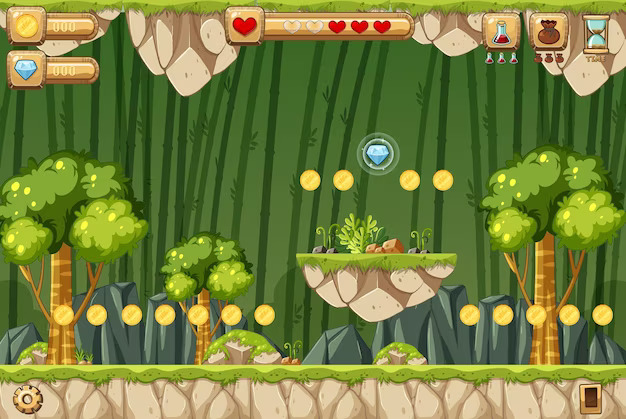
#> input picture image/game2.jpg, 626 x 419 px, found by its file name
$ python oop3.py
#> lines starting #> are read from the running program, lines starting #| are printed output that depends on the picture
import cv2 as cv
import numpy as np

class findpic:
    def __init__(self, main_img, temp_img):
#> called with main_img = 'image/game2.jpg', temp_img = 'image/coin.jpg'
        self.mainimg = cv.imread(main_img,cv.IMREAD_ANYCOLOR)
#> self.mainimg is the input picture: shape (419, 626, 3); mean B, G, R 63, 129.5, 117.4
        self.tempimg = cv.imread(temp_img,cv.IMREAD_ANYCOLOR)
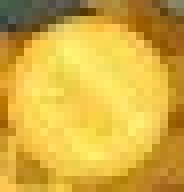
#> input picture image/coin.jpg, 23 x 24 px, found by its file name (shown 8 times larger)
#> self.tempimg is the input picture: shape (24, 23, 3); mean B, G, R 64.4, 174.8, 213.6

    def find(self, debug=False, accuracy=0.9, _text="odject" ):
#> called with debug = True, accuracy = 0.9, _text = 'coin'
        result = cv.matchTemplate(self.mainimg,self.tempimg,cv.TM_CCOEFF_NORMED)
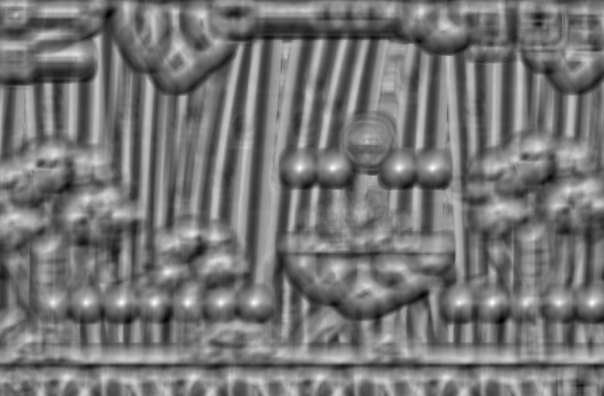
#> result: shape (396, 604) float32; min -0.68, max 0.811, mean 0.00978; drawn with min black and max white
        min,max,minloc,maxloc = cv.minMaxLoc(result)
#> min = -0.68; max = 0.811; minloc = (500, 321); maxloc = (592, 302)

        acc = accuracy

        location = np.where(result >= acc)
#> location = (empty array, empty array)
        location = list(zip(*location[::-1]))
#> location = []
        # print(type(location))
        # print(location)
        if location:
            height = self.tempimg.shape[0]
            width = self.tempimg.shape[1]
            # print(height)
            # print(width)
            rectangle = []
            point = []

            for l in location:
                rect = [int(l[0]),int(l[1]),width,height]
                rectangle.append(rect)
                rectangle.append(rect)
            print(rectangle)

            rex,weights = cv.groupRectangles(rectangle,groupThreshold=1,eps=0.5)
            exit

            if len(rex):
                for (x,y,w,h) in rex :
                    print(x,y,w,h)
                    topleft = (x,y)
                    bottomright = (x+w,y+h)
                    centerX =int(w/2)+ x
                    centerY = int(h/2)+ y
                    point.append((centerX,centerY))
                    # print(x)
                    # print(x)
                    font = cv.FONT_HERSHEY_SIMPLEX
                    position = (topleft[0]+0, topleft[1])
                    fontsize = 0.5
                    color = (200, 200, 0)

                    if debug :

                        cv.drawMarker(self.mainimg,(centerX,centerY),color=(255,0,235),thickness=2, markerSize=25,markerType=cv.MARKER_CROSS)
                        cv.rectangle(self.mainimg,topleft,bottomright,color=(255,0,255),thickness=2, lineType=cv.LINE_8)
                        cv.putText(self.mainimg, _text, position, font, fontsize, color, thickness=2)
            else:
                print(" ไม่เจอรูปภาพ ")

            if debug:
                print(f'เจอรูปภาพทั้งหมด = {len(rex)} รูป')
                # print(point)
                cv.imshow('result',self.mainimg)
                cv.waitKey(0)
                cv.destroyAllWindows()
            return point

find = findpic('image/game2.jpg','image/coin.jpg')
find.find(debug=True, _text="coin")
